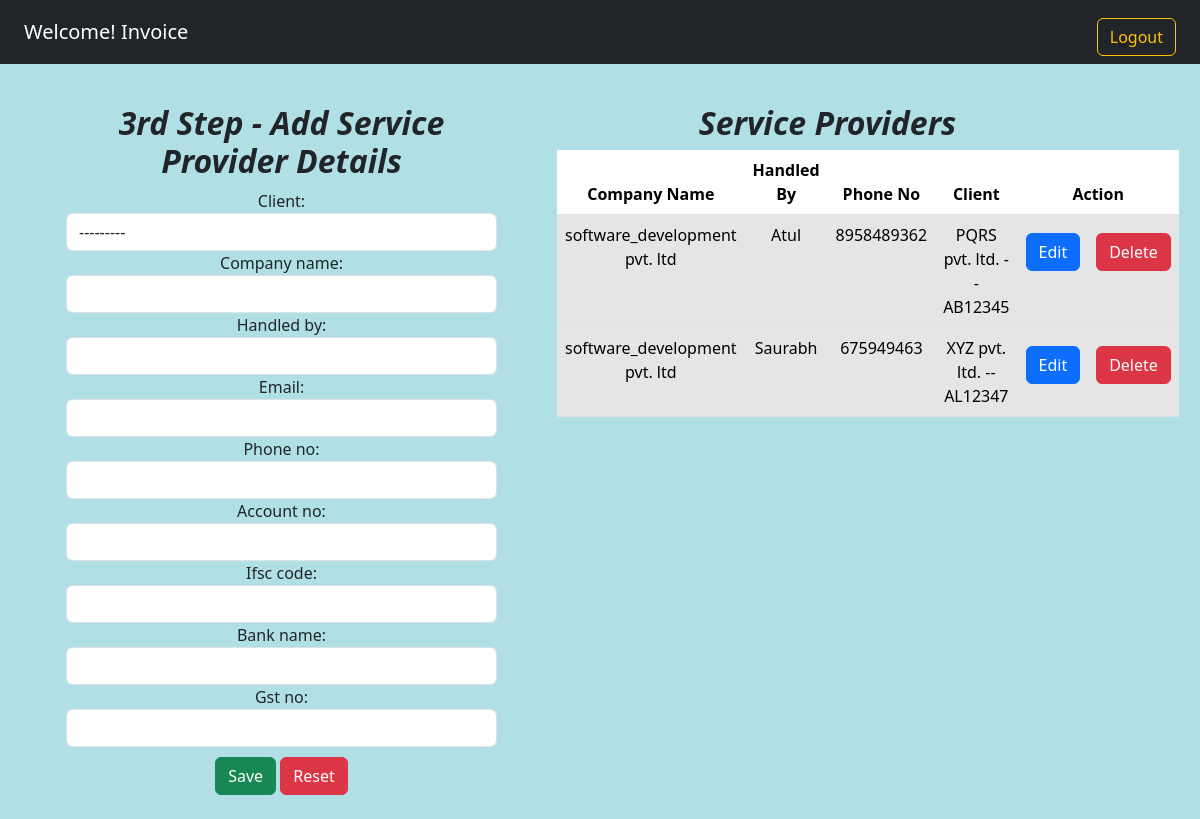
The app's page /serviceProvider/ (signed in) with its own data.
### home/models.py (models this page shows, shortened)
class Client(models.Model):
    company_name=models.CharField( max_length=50)
    gst_no=models.CharField( max_length=50)
    country=models.CharField(max_length=50)
    state=models.CharField( max_length=50)
    address=models.TextField()
    created_at=models.DateTimeField(auto_now_add=True)
    def __str__(self):
        return f"{self.company_name} --{self.gst_no}"

class Service_Provider(models.Model):
    client=models.OneToOneField(Client, on_delete=models.CASCADE)
    company_name=models.CharField(max_length=50)
    handled_by=models.CharField(max_length=50)
    email=models.EmailField( max_length=254)
    phone_no=models.IntegerField()
    account_no=models.IntegerField()
    ifsc_code=models.CharField(max_length=50)
    bank_name=models.CharField(max_length=50)
    gst_no=models.CharField(max_length=50)
    delivered_at=models.DateTimeField(auto_now_add=True)

### home/views.py (the view, shortened to what this page needs)
# urls.py: path("serviceProvider/",serviceProvider,name="serviceProvider"),
@login_required(login_url="/")
def serviceProvider(request):
    serviceProviders=Service_Provider.objects.all()
    form=Services_ProviderForm()
    context={
        "form":form,
        "serviceProviders":serviceProviders
    }
    return render(request,"serviceProvider.html",context)

### home/forms.py (shortened to what this page needs)
class Services_ProviderForm(forms.ModelForm):
    class Meta:
        model=Service_Provider
        fields=["client","company_name","handled_by","email","phone_no","account_no","ifsc_code","bank_name","gst_no"]
    def __init__(self,id=None,*args,**kwargs):
        super(Services_ProviderForm,self).__init__(*args,**kwargs)
        self.fields['client'].widget.attrs['class']='form-control'
        self.fields['company_name'].widget.attrs['class']='form-control'
        self.fields['handled_by'].widget.attrs['class']='form-control'
        self.fields['email'].widget.attrs['class']='form-control'
        self.fields['phone_no'].widget.attrs['class']='form-control'
        self.fields['account_no'].widget.attrs['class']='form-control'
        self.fields['ifsc_code'].widget.attrs['class']='form-control'
        self.fields['bank_name'].widget.attrs['class']='form-control'
        self.fields['gst_no'].widget.attrs['class']='form-control'

### templates/serviceProvider.html (shortened to what this page needs)
{% extends 'base.html' %}
{% block body %}
<div class="container  row p-4 m-auto text-center">
    <div class="container col-5">
        <div><h2><i><b>3rd Step - Add Service Provider Details</b></i></h2></div>
        <form method="post">
            {{form}}
            <button type="submit" class="btn btn-success">Save</button>
            <button type="reset" class="btn btn-danger">Reset</button>
        </form>
    </div>
    <div class="container col-7 px-5">
        <div><h2><i><b>Service Providers</b></i></h2></div>
        <table class="table">
            <thead>
              <th>Company Name</th>
              <th>Handled By</th>
              <th>Phone No</th>
              <th>Client</th>
              <th colspan="2">Action</th>
            </thead>
            <tbody>
                {% for serviceProvider in serviceProviders %}
              <tr class="table-active">
                <td>{{serviceProvider.company_name}}</td>
                <td>{{serviceProvider.handled_by}}</td>
                <td>{{serviceProvider.phone_no}}</td>
                <td>{{serviceProvider.client}}</td>
                <td><a class="btn btn-primary" href="/edit/{{ serviceProvider.id }}/">Edit</a></td>
                <td><a class="btn btn-danger" onclick="x({{serviceProvider.id}})" id="{{serviceProvider.id}}">Delete</a></td>
              </tr>
              {% endfor %}
            </tbody>
          </table>
    </div>
</div>
{% endblock body %}

### templates/base.html (shortened to what this page needs)
{% load static %}
<!doctype html>
<html lang="en">
<head>
    <link href="https://cdn.jsdelivr.net/npm/bootstrap@5.3.1/dist/css/bootstrap.min.css" rel="stylesheet"
>
    <link rel="stylesheet" href="{% static 'css/style.css' %}">
</head>
<body>
    <div class="container-fluid bg-dark mb-3">
        <nav class="navbar bg-body-dark ">
            <div class="container-fluid">
                <a class="navbar-brand text-white" href="/home">Welcome! {{user}}</a>
                <a class="btn btn-outline-warning" href="/logout">Logout</a>
            </div>
        </nav>
    </div>
    {% block body %}
    {% endblock body %}
</body>
</html>

### static/css/style.css (style rules this page uses)
body { background: powderblue; }
.btn { margin-top: 10px; }

### records on screen
Service_Provider: company_name "software_development pvt. ltd", handled_by "Atul", phone_no "8958489362", client "PQRS pvt. ltd. --AB12345"
Service_Provider: company_name "software_development pvt. ltd", handled_by "Saurabh", phone_no "675949463", client "XYZ pvt. ltd. --AL12347"

### other values on screen
{{ user }} "Invoice"
